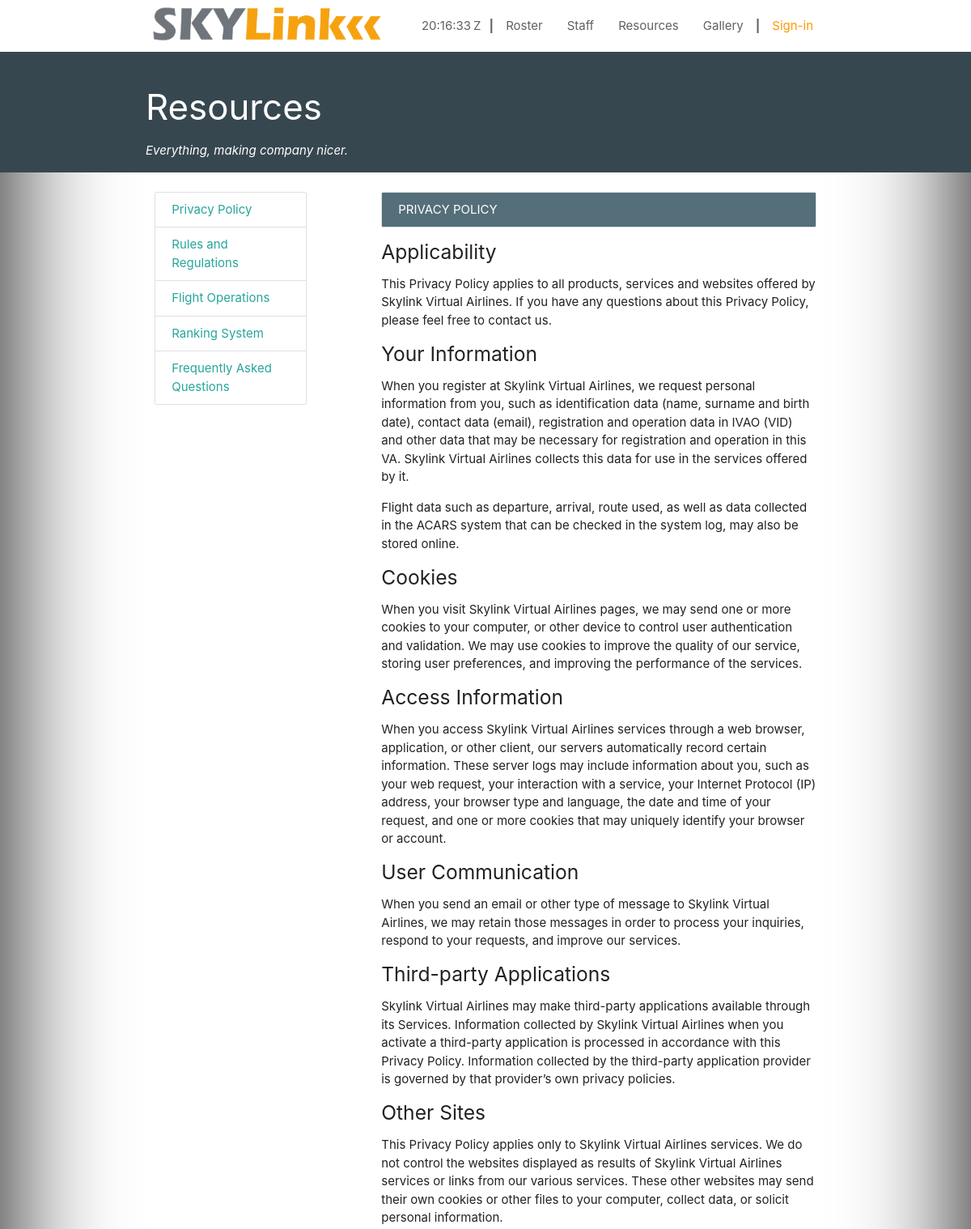
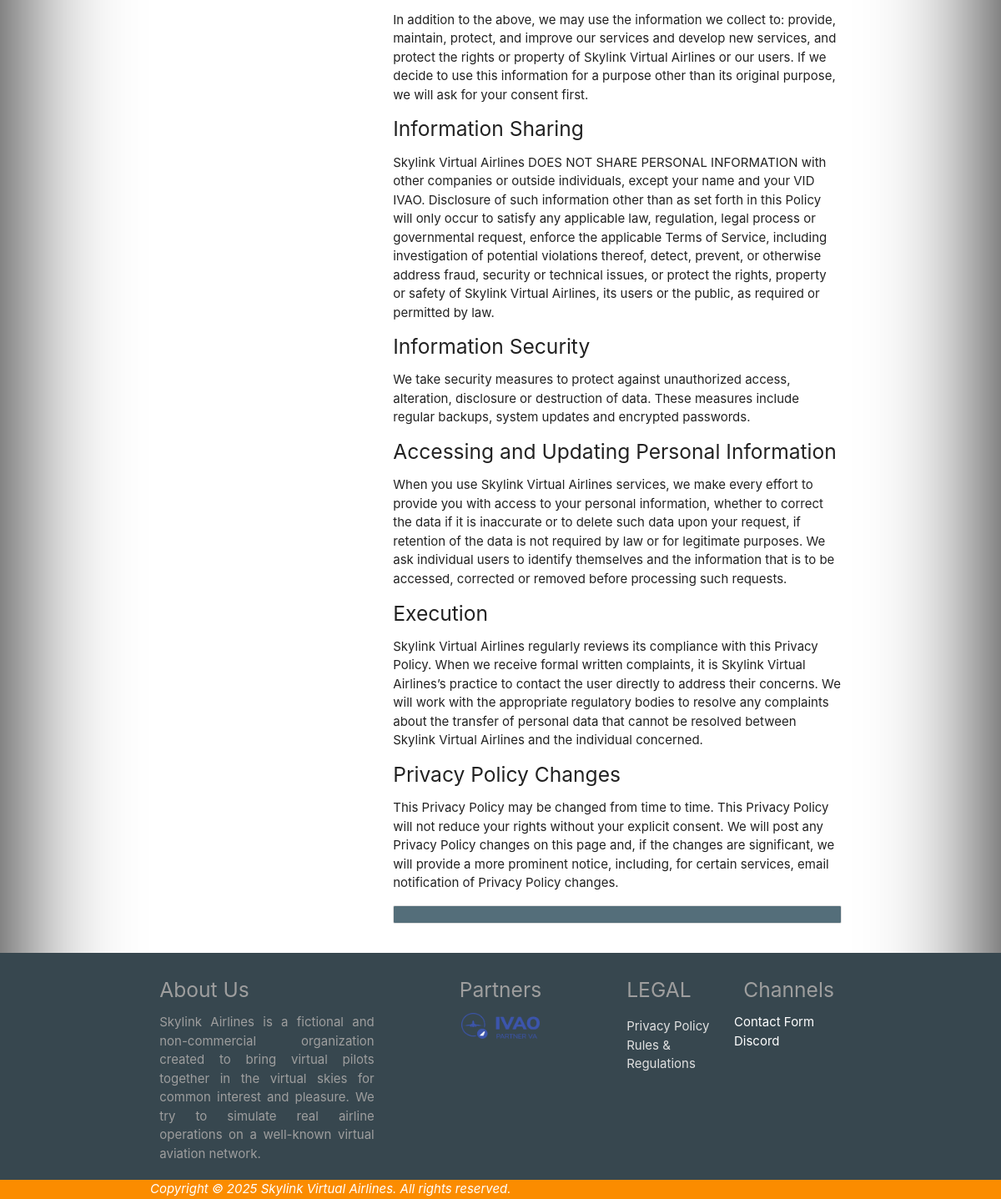
The page /a/resources/privacy-policy/ on the database its author committed (2 pictures, top to bottom).
### app_airline/models.py (models this page shows, shortened)
class Airline (models.Model):
    isOnline                = models.BooleanField           ('Website is Online', default=True)
    airline_longName        = models.CharField              ('Airline Name', max_length=100, unique=True)
    airline_shortName       = models.CharField              ('Airline Short Name', max_length=20, unique=True, null=True, blank=True)
    airline_sloganFirstLine = models.CharField              ('Slogan First Line', max_length=100, null=True, blank=True,)
    airline_slogan          = models.CharField              ('Slogan',max_length=255, null=True, blank=True,)
    airline_about           = models.TextField              ('About', null=True, blank=True)
    airline_established     = models.DateField              ('Established on', null=True, blank=True)
    airline_icao            = models.CharField              ('ICAO Designator', max_length=3, unique=True)
    airline_iata            = models.CharField              ('IATA Designator', max_length=2, unique=True)
    airline_url             = models.URLField               ('URL')
    airline_email           = models.EmailField             ('E-mail', null=True, blank=True)
    airline_staff_email     = models.EmailField             ('E-mail (STAFF)', null=True, blank=True)
    airline_noreply_email   = models.EmailField             ('E-Mail (No Reply)', null=True, blank=True)
    airline_logo            = models.ImageField             ('Logo', upload_to='uploads/airline/images/main/logos', null=True, blank=True,
                                                                    help_text='Airline main logo for DARK backgrounds')
    airline_web_copyright   = models.CharField              ('Copyright', max_length=250, null=True, blank=True)
    airline_web_warning     = models.CharField              ('Web Warning', max_length=250, null=True, blank=True,
                                                                    help_text='Warning for not real airline' )
    class Meta:
        verbose_name ="Airline Setting"
        verbose_name_plural ="Airline Settings"

class PrivacyPolicy (models.Model):
    order           = models.SmallIntegerField          ('Order')
    title           = models.CharField                  ('Title', max_length=100)
    content         = models.TextField                  ('Content')
    class Meta:
        verbose_name ="Privacy Policy Title"
        verbose_name_plural ="Privacy Policy Titles"

class Partnerships (models.Model):
    airline_shortName       = models.ForeignKey             (Airline, on_delete=models.CASCADE, verbose_name='Airline', null=True, blank=True)
    partner_order           = models.SmallIntegerField      ('Order', default=1)
    partner_longName        = models.CharField              ('Partner', max_length=100, unique=True)
    partner_shortName       = models.CharField              ('Partner Abbr.', max_length=10, unique=True)
    partner_logo            = models.ImageField             ('Partner Logo',upload_to='uploads/airline/images/main/partners', null=True, blank=True,
                                                                help_text='Canvas size: 450x150px')
    partner_URL             = models.URLField               ('Partner URL')
    partner_email           = models.EmailField             ('Partner E-mail', null=True, blank=True)
    partner_since           = models.DateField              ('Partner Since', null=True, blank=True)
    partner_active          = models.BooleanField           ('Partnership is approved', default=False)
    class Meta:
        verbose_name ="Partner"
        verbose_name_plural ="Partners"

### app_airline/views.py (the view)
# urls.py: path('resources/privacy-policy/', views.privacy, name='privacy'),
def privacy (request):
    airline         = Airline.objects.all().first()
    partners        = Partnerships.objects.filter(airline_shortName=airline, partner_active=True)
    privacy         = PrivacyPolicy.objects.all()
    context         = {
                        'airline':airline,
                        'partners':partners,
                        'privacy':privacy,
                    }
    template        = 'privacy-policy.html'
    return render(request, template, context)

### app_airline/templates/privacy-policy.html (shortened to what this page needs)
{% extends "resources.html" %}
{% block privacy %}
<ul class="collection">
    <li class="collection-item blue-grey darken-1 white-text">PRIVACY POLICY</li>
</ul>
{% for privacy in privacy  %}
<h5>{{privacy.title}}</h5>
<p class="justify">{{privacy.content|safe}}</p>
{% endfor %}
<ul class="collection">
    <li class="collection-item blue-grey darken-1 white-text" style="height:2vh;"></li>
</ul>
{% endblock privacy %}

### templates/base.html (shortened to what this page needs)
<!DOCTYPE html>
{% load static %}
<html lang="tr">
<head>
<link rel="stylesheet" href="https://cdnjs.cloudflare.com/ajax/libs/materialize/1.0.0/css/materialize.css">
<link rel="stylesheet" href="https://cdnjs.cloudflare.com/ajax/libs/materialize/1.0.0-rc.1/css/materialize.min.css" />
<link rel="stylesheet" href="https://cdnjs.cloudflare.com/ajax/libs/font-awesome/6.5.2/css/all.min.css" />
<link rel="stylesheet" href="{% static 'css/base.css' %}">
<link rel="stylesheet" src="{% static 'materialize/css/materialize.css'%}">
</head>
<body class='white vignette'>
{% autoescape off %}
<header class=''>
    <nav class="white">
        <div class="nav-wrapper container">
            <a href="/" class="brand-logo grey-text"><img style="padding-top:0%;max-width:300px;height:auto; object-fit:cover;" src="{{airline.airline_logo.url}}" /></a>
            <ul class="right hide-on-med-and-down grey-text text-darken-2">
                {% if user.is_authenticated %}
                <li><span id="currentTime" style="padding-right:3px;"></span><span style="padding-right:10px;">Z</span></li>
                <li><b> | </b></li>
                <li><a href="{% url 'roster' %}" class="grey-text text-darken-2">Roster</a></li>
                <li><a href="{% url 'staff' %}" class="grey-text text-darken-2">Staff</a></li>
                <li><a href="{% url 'resources' %}" class="grey-text text-darken-2">Resources</a></li>
                <li><a href="{% url 'gallery' %}" class="grey-text text-darken-2">Gallery</a></li>
                <li><b> | </b></li>
                <li><a href="{% url 'dashboard' %}" class="grey-text text-darken-2">Dashboard</a></li>
                <li><b> | </b></li>
                {% for group in user.groups.all %}
                {% if group.name == 'STAFF' %}
                <li><a href="{% url 'office' %}" class="black-text">Office</a></li>
                <li><b> | </b></li>
                {% else %} {% endif %} {% endfor %}
                <li><a href="{% url 'signout' %}" class="orange-text">Logout</a></li>
                {% else %}
                <li><span id="currentTime" style="padding-right:3px;"></span><span style="padding-right:10px;">Z</span></li>
                <li><b> | </b></li>
                <li><a href="{% url 'roster' %}" class="grey-text text-darken-2">Roster</a></li>
                <li><a href="{% url 'staff' %}" class="grey-text text-darken-2">Staff</a></li>
                <li><a href="{% url 'resources' %}" class="grey-text text-darken-2">Resources</a></li>
                <li><a href="{% url 'gallery' %}" class="grey-text text-darken-2">Gallery</a></li>
                <li><b> | </b></li>
                <li><a href="{% url 'signin' %}" class="orange-text">Sign-in</a></li>
                {% endif %}
            </ul>
        </div>
    </nav>
</header>
<main>
        {% block resources %}                   {% endblock resources %}
</main>
<footer class="blue-grey darken-3">
  <div class="container" style="">
    <div class="row">
      <div class="col s12 m12 l4 xl4 grey-text">
        <h5 style="padding-bottom:.5vh;">About Us</h5>
        <div class="grey-text text-ligten-1 justify">
              {{airline.airline_about}}
        </div>
      </div>
      <div class="col s12 m12 l4 xl4 grey-text center-align">
        <h5 style="padding-bottom:.5vh;">Partners</h5>
        {% for partner in partners  %}
        <div class="col s12"><img src="{{partner.partner_logo.url}}" alt="" style="width:40%; height:auto; object-fit:contain;"></div>
        {% endfor %}
      </div>
      <div class="col s12 m12 l2 xl2 grey-text">
        <h5 style="padding-bottom:.5vh;">LEGAL</h5>
        <div class="grey-text text-lighten-2">
          <ul>
            <li><a href="{% url 'privacy' %}" class="grey-text text-lighten-2">Privacy Policy</a></li>
            <li><a href="{% url 'rules' %}" class="grey-text text-lighten-2">Rules & Regulations</a></li>
          </ul>
        </div>
      </div>
      <div class="col s12 m12 l2 xl2 grey-text">
        <h5 style="padding-bottom:.5vh;">Channels</h5></div>
        <div class="grey-text text-lighten-2">
          <ul>
            <li><a href="{% url 'contact' %}" class="white-text">Contact Form</a></li>
            <li><a href="https://discord.gg/bBthfVrgMm" class="white-text">Discord</a></li>
          </ul>
        </div>
      </div>
    </div>
  <div class="footer-copyright orange darken-1 grey-text text-lighten-4" style="">
    <div class="container">
    <i class="white-text">{{airline.airline_web_copyright}}</i>
    </div>
  </div>
</footer>
    {% endautoescape %}

### static/css/base.css (style rules this page uses)
body { display: flex; min-height: 100vh; flex-direction: column; }
main { flex: 1 0 auto; }
.justify { text-align: justify; text-justify: inter-word; }
.vignette { -moz-box-shadow: inset 0 0 10em #000; -webkit-box-shadow: inset 0 0 10em #000; box-shadow: inset 0 0 10em #000; top: 0; left: 0; width: 100%; height: 100%; z-index: 9999; margin:0;padding:0; }

### app_airline/templates/privacy-policy.html (style rules this page uses)
.justify { text-align: justify; text-justify: inter-word; }

### rows shown on the page
Airline: airline_logo (picture), airline_about "Skylink Airlines is a fictional and non-commercial organization created to bring virtual pilots together in the virtual skies for common interest and pleasure. We try to simulate real airline operations on a well-known virtual aviation network.", airline_web_copyright "Copyright © 2025 Skylink Virtual Airlines. All rights reserved."
PrivacyPolicy: title "Applicability", content "This Privacy Policy applies to all products, services and websites offered by Skylink Virtual Airlines. If you have any questions about this Privacy Policy, please feel free to contact us."
PrivacyPolicy: title "Your Information", content "When you register at Skylink Virtual Airlines, we request personal information from you, such as identification data (name, surname and birth date), contact data (email), registration and operation data in IVAO (VID) and other data that may be necessary for registration and operation in this VA. Skylink Virtual Airlines collects this data for use in the services offered by it. Flight data such as departure, arrival, route used, as well as data collected in the ACARS system that can be checked in the system log, may also be stored online."
PrivacyPolicy: title "Cookies", content "When you visit Skylink Virtual Airlines pages, we may send one or more cookies to your computer, or other device to control user authentication and validation. We may use cookies to improve the quality of our service, storing user preferences, and improving the performance of the services."
PrivacyPolicy: title "Access Information", content "When you access Skylink Virtual Airlines services through a web browser, application, or other client, our servers automatically record certain information. These server logs may include information about you, such as your web request, your interaction with a service, your Internet Protocol (IP) address, your browser type and language, the date and time of your request, and one or more cookies that may uniquely identify your browser or account."
PrivacyPolicy: title "User Communication", content "When you send an email or other type of message to Skylink Virtual Airlines, we may retain those messages in order to process your inquiries, respond to your requests, and improve our services."
PrivacyPolicy: title "Third-party Applications", content "Skylink Virtual Airlines may make third-party applications available through its Services. Information collected by Skylink Virtual Airlines when you activate a third-party application is processed in accordance with this Privacy Policy. Information collected by the third-party application provider is governed by that provider’s own privacy policies."
PrivacyPolicy: title "Other Sites", content "This Privacy Policy applies only to Skylink Virtual Airlines services. We do not control the websites displayed as results of Skylink Virtual Airlines services or links from our various services. These other websites may send their own cookies or other files to your computer, collect data, or solicit personal information. In addition to the above, we may use the information we collect to: provide, maintain, protect, and improve our services and develop new services, and protect the rights or property of Skylink Virtual Airlines or our users. If we decide to use this information for a purpose other than its original purpose, we will ask for your consent first."
PrivacyPolicy: title "Information Sharing", content "Skylink Virtual Airlines DOES NOT SHARE PERSONAL INFORMATION with other companies or outside individuals, except your name and your VID IVAO. Disclosure of such information other than as set forth in this Policy will only occur to satisfy any applicable law, regulation, legal process or governmental request, enforce the applicable Terms of Service, including investigation of potential violations thereof, detect, prevent, or otherwise address fraud, security or technical issues, or protect the rights, property or safety of Skylink Virtual Airlines, its users or the public, as required or permitted by law."
PrivacyPolicy: title "Information Security", content "We take security measures to protect against unauthorized access, alteration, disclosure or destruction of data. These measures include regular backups, system updates and encrypted passwords."
PrivacyPolicy: title "Accessing and Updating Personal Information", content "When you use Skylink Virtual Airlines services, we make every effort to provide you with access to your personal information, whether to correct the data if it is inaccurate or to delete such data upon your request, if retention of the data is not required by law or for legitimate purposes. We ask individual users to identify themselves and the information that is to be accessed, corrected or removed before processing such requests."
PrivacyPolicy: title "Execution", content "Skylink Virtual Airlines regularly reviews its compliance with this Privacy Policy. When we receive formal written complaints, it is Skylink Virtual Airlines’s practice to contact the user directly to address their concerns. We will work with the appropriate regulatory bodies to resolve any complaints about the transfer of personal data that cannot be resolved between Skylink Virtual Airlines and the individual concerned."
PrivacyPolicy: title "Privacy Policy Changes", content "This Privacy Policy may be changed from time to time. This Privacy Policy will not reduce your rights without your explicit consent. We will post any Privacy Policy changes on this page and, if the changes are significant, we will provide a more prominent notice, including, for certain services, email notification of Privacy Policy changes."
Partnerships: partner_logo (picture)
